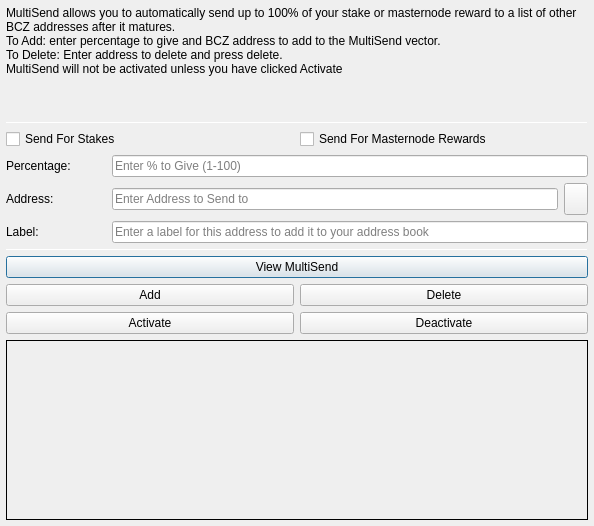
<?xml version="1.0" encoding="UTF-8"?>
<ui version="4.0">
 <class>MultiSendDialog</class>
 <widget class="QDialog" name="MultiSendDialog">
  <property name="windowModality">
   <enum>Qt::NonModal</enum>
  </property>
  <property name="geometry">
   <rect>
    <x>0</x>
    <y>0</y>
    <width>594</width>
    <height>526</height>
   </rect>
  </property>
  <property name="windowTitle">
   <string>MultiSend</string>
  </property>
  <layout class="QVBoxLayout" name="verticalLayout" stretch="0">
   <property name="leftMargin">
    <number>6</number>
   </property>
   <property name="topMargin">
    <number>6</number>
   </property>
   <property name="rightMargin">
    <number>6</number>
   </property>
   <property name="bottomMargin">
    <number>6</number>
   </property>
   <item>
    <layout class="QVBoxLayout" name="verticalLayout_Main" stretch="1,1,1,0,1,1,1">
     <item>
      <widget class="QLabel" name="label_2">
       <property name="lineWidth">
        <number>1</number>
       </property>
       <property name="text">
        <string>MultiSend allows you to automatically send up to 100% of your stake or masternode reward to a list of other BCZ addresses after it matures.
To Add: enter percentage to give and BCZ address to add to the MultiSend vector.
To Delete: Enter address to delete and press delete.
MultiSend will not be activated unless you have clicked Activate</string>
       </property>
       <property name="alignment">
        <set>Qt::AlignLeading|Qt::AlignLeft|Qt::AlignTop</set>
       </property>
       <property name="wordWrap">
        <bool>true</bool>
       </property>
      </widget>
     </item>
     <item>
      <widget class="Line" name="line">
       <property name="minimumSize">
        <size>
         <width>0</width>
         <height>1</height>
        </size>
       </property>
       <property name="maximumSize">
        <size>
         <width>16777215</width>
         <height>1</height>
        </size>
       </property>
       <property name="orientation">
        <enum>Qt::Horizontal</enum>
       </property>
      </widget>
     </item>
     <item>
      <layout class="QVBoxLayout" name="verticalLayout_Settings">
       <item>
        <layout class="QHBoxLayout" name="horizontalLayout">
         <item>
          <widget class="QCheckBox" name="multiSendStakeCheckBox">
           <property name="text">
            <string>Send For Stakes</string>
           </property>
          </widget>
         </item>
         <item>
          <widget class="QCheckBox" name="multiSendMasternodeCheckBox">
           <property name="text">
            <string>Send For Masternode Rewards</string>
           </property>
          </widget>
         </item>
        </layout>
       </item>
       <item>
        <layout class="QHBoxLayout" name="horizontalLayout_6">
         <item>
          <widget class="QLabel" name="label">
           <property name="minimumSize">
            <size>
             <width>100</width>
             <height>0</height>
            </size>
           </property>
           <property name="toolTip">
            <string>Percentage of stake to send</string>
           </property>
           <property name="text">
            <string>Percentage:</string>
           </property>
          </widget>
         </item>
         <item>
          <widget class="QLineEdit" name="multiSendPercentEdit">
           <property name="toolTip">
            <string>Enter whole numbers 1 - 100</string>
           </property>
           <property name="placeholderText">
            <string>Enter % to Give (1-100)</string>
           </property>
          </widget>
         </item>
        </layout>
       </item>
       <item>
        <layout class="QHBoxLayout" name="horizontalLayout_7">
         <item>
          <widget class="QLabel" name="label_5">
           <property name="minimumSize">
            <size>
             <width>100</width>
             <height>0</height>
            </size>
           </property>
           <property name="toolTip">
            <string>Address to send portion of stake to</string>
           </property>
           <property name="text">
            <string>Address:</string>
           </property>
          </widget>
         </item>
         <item>
          <widget class="QLineEdit" name="multiSendAddressEdit">
           <property name="toolTip">
            <string/>
           </property>
           <property name="placeholderText">
            <string>Enter Address to Send to</string>
           </property>
          </widget>
         </item>
         <item>
          <widget class="QToolButton" name="addressBookButton">
           <property name="maximumSize">
            <size>
             <width>16777215</width>
             <height>32</height>
            </size>
           </property>
           <property name="toolTip">
            <string>Choose an address from the address book</string>
           </property>
           <property name="text">
            <string/>
           </property>
           <property name="icon">
            <iconset resource="../bcz.qrc">
             <normaloff>:/icons/address-book</normaloff>:/icons/address-book</iconset>
           </property>
           <property name="shortcut">
            <string>Alt+A</string>
           </property>
          </widget>
         </item>
        </layout>
       </item>
      </layout>
     </item>
     <item>
      <layout class="QHBoxLayout" name="horizontalLayout_3">
       <item>
        <widget class="QLabel" name="label_3">
         <property name="minimumSize">
          <size>
           <width>100</width>
           <height>0</height>
          </size>
         </property>
         <property name="text">
          <string>Label:</string>
         </property>
        </widget>
       </item>
       <item>
        <widget class="QLineEdit" name="labelAddressLabelEdit">
         <property name="placeholderText">
          <string>Enter a label for this address to add it to your address book</string>
         </property>
        </widget>
       </item>
      </layout>
     </item>
     <item>
      <widget class="Line" name="line_2">
       <property name="minimumSize">
        <size>
         <width>0</width>
         <height>1</height>
        </size>
       </property>
       <property name="maximumSize">
        <size>
         <width>16777215</width>
         <height>1</height>
        </size>
       </property>
       <property name="orientation">
        <enum>Qt::Horizontal</enum>
       </property>
      </widget>
     </item>
     <item>
      <layout class="QVBoxLayout" name="verticalLayout_Buttons">
       <item>
        <layout class="QHBoxLayout" name="horizontalLayout_4">
         <item>
          <widget class="QPushButton" name="viewButton">
           <property name="toolTip">
            <string/>
           </property>
           <property name="statusTip">
            <string>View MultiSend Vector</string>
           </property>
           <property name="text">
            <string>View MultiSend</string>
           </property>
          </widget>
         </item>
        </layout>
       </item>
       <item>
        <layout class="QHBoxLayout" name="horizontalLayout_2">
         <item>
          <widget class="QPushButton" name="addButton">
           <property name="toolTip">
            <string/>
           </property>
           <property name="statusTip">
            <string>Add to MultiSend Vector</string>
           </property>
           <property name="text">
            <string>Add</string>
           </property>
          </widget>
         </item>
         <item>
          <widget class="QPushButton" name="deleteButton">
           <property name="toolTip">
            <string/>
           </property>
           <property name="statusTip">
            <string>Delete Address From MultiSend Vector</string>
           </property>
           <property name="text">
            <string>Delete</string>
           </property>
          </widget>
         </item>
        </layout>
       </item>
       <item>
        <layout class="QHBoxLayout" name="horizontalLayout_5">
         <item>
          <widget class="QPushButton" name="activateButton">
           <property name="statusTip">
            <string>Activate MultiSend</string>
           </property>
           <property name="text">
            <string>Activate</string>
           </property>
          </widget>
         </item>
         <item>
          <widget class="QPushButton" name="disableButton">
           <property name="statusTip">
            <string>Deactivate MultiSend</string>
           </property>
           <property name="text">
            <string>Deactivate</string>
           </property>
          </widget>
         </item>
        </layout>
       </item>
      </layout>
     </item>
     <item>
      <widget class="QLabel" name="message">
       <property name="minimumSize">
        <size>
         <width>0</width>
         <height>180</height>
        </size>
       </property>
       <property name="frameShape">
        <enum>QFrame::Panel</enum>
       </property>
       <property name="frameShadow">
        <enum>QFrame::Plain</enum>
       </property>
       <property name="lineWidth">
        <number>1</number>
       </property>
       <property name="midLineWidth">
        <number>1</number>
       </property>
       <property name="text">
        <string/>
       </property>
       <property name="alignment">
        <set>Qt::AlignLeading|Qt::AlignLeft|Qt::AlignTop</set>
       </property>
       <property name="wordWrap">
        <bool>true</bool>
       </property>
      </widget>
     </item>
    </layout>
   </item>
  </layout>
 </widget>
 <resources>
  <include location="../bcz.qrc"/>
 </resources>
 <connections/>
</ui>
